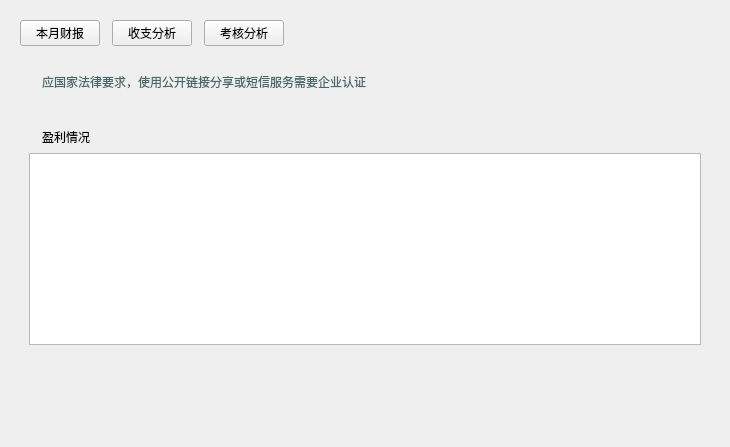
<?xml version="1.0" encoding="UTF-8"?>
<ui version="4.0">
 <class>WidgetHomePage</class>
 <widget class="QWidget" name="WidgetHomePage">
  <property name="geometry">
   <rect>
    <x>0</x>
    <y>0</y>
    <width>730</width>
    <height>447</height>
   </rect>
  </property>
  <property name="windowTitle">
   <string>Form</string>
  </property>
  <layout class="QGridLayout" name="gridLayout_6">
   <item row="0" column="0">
    <widget class="QWidget" name="widgetStatisticsBase" native="true">
     <property name="styleSheet">
      <string notr="true"/>
     </property>
     <layout class="QGridLayout" name="gridLayout_2">
      <property name="topMargin">
       <number>9</number>
      </property>
      <property name="bottomMargin">
       <number>0</number>
      </property>
      <property name="spacing">
       <number>18</number>
      </property>
      <item row="2" column="0" colspan="2">
       <widget class="QWidget" name="widgetRecruitBase" native="true">
        <property name="sizePolicy">
         <sizepolicy hsizetype="Preferred" vsizetype="Expanding">
          <horstretch>0</horstretch>
          <verstretch>0</verstretch>
         </sizepolicy>
        </property>
        <layout class="QGridLayout" name="gridLayout_3">
         <item row="0" column="0">
          <layout class="QHBoxLayout" name="horizontalLayout">
           <item>
            <widget class="QLabel" name="label_4">
             <property name="styleSheet">
              <string notr="true"/>
             </property>
             <property name="text">
              <string/>
             </property>
             <property name="TitleIcon" stdset="0">
              <bool>true</bool>
             </property>
            </widget>
           </item>
           <item>
            <widget class="QLabel" name="label">
             <property name="text">
              <string>盈利情况</string>
             </property>
             <property name="TitleA" stdset="0">
              <bool>true</bool>
             </property>
            </widget>
           </item>
           <item>
            <spacer name="horizontalSpacer_2">
             <property name="orientation">
              <enum>Qt::Horizontal</enum>
             </property>
             <property name="sizeHint" stdset="0">
              <size>
               <width>40</width>
               <height>20</height>
              </size>
             </property>
            </spacer>
           </item>
          </layout>
         </item>
         <item row="1" column="0">
          <widget class="QTableView" name="tvRecruitInfo">
           <property name="editTriggers">
            <set>QAbstractItemView::NoEditTriggers</set>
           </property>
           <property name="selectionBehavior">
            <enum>QAbstractItemView::SelectRows</enum>
           </property>
           <property name="showGrid">
            <bool>false</bool>
           </property>
           <property name="cornerButtonEnabled">
            <bool>true</bool>
           </property>
           <attribute name="horizontalHeaderVisible">
            <bool>true</bool>
           </attribute>
           <attribute name="horizontalHeaderCascadingSectionResizes">
            <bool>true</bool>
           </attribute>
           <attribute name="horizontalHeaderHighlightSections">
            <bool>false</bool>
           </attribute>
           <attribute name="horizontalHeaderShowSortIndicator" stdset="0">
            <bool>false</bool>
           </attribute>
           <attribute name="horizontalHeaderStretchLastSection">
            <bool>false</bool>
           </attribute>
          </widget>
         </item>
        </layout>
       </widget>
      </item>
      <item row="0" column="0" colspan="2">
       <widget class="QWidget" name="widgetSelecter" native="true">
        <layout class="QGridLayout" name="gridLayout">
         <property name="leftMargin">
          <number>0</number>
         </property>
         <property name="topMargin">
          <number>0</number>
         </property>
         <property name="rightMargin">
          <number>0</number>
         </property>
         <property name="bottomMargin">
          <number>0</number>
         </property>
         <property name="horizontalSpacing">
          <number>12</number>
         </property>
         <property name="verticalSpacing">
          <number>0</number>
         </property>
         <item row="0" column="1">
          <widget class="QPushButton" name="pushButton_2">
           <property name="text">
            <string>收支分析</string>
           </property>
           <property name="checkable">
            <bool>true</bool>
           </property>
           <property name="autoExclusive">
            <bool>true</bool>
           </property>
           <property name="MenuSelect" stdset="0">
            <bool>true</bool>
           </property>
          </widget>
         </item>
         <item row="0" column="0">
          <widget class="QPushButton" name="pushButton">
           <property name="text">
            <string>本月财报</string>
           </property>
           <property name="checkable">
            <bool>true</bool>
           </property>
           <property name="autoExclusive">
            <bool>true</bool>
           </property>
           <property name="MenuSelect" stdset="0">
            <bool>true</bool>
           </property>
          </widget>
         </item>
         <item row="0" column="3">
          <spacer name="horizontalSpacer">
           <property name="orientation">
            <enum>Qt::Horizontal</enum>
           </property>
           <property name="sizeHint" stdset="0">
            <size>
             <width>40</width>
             <height>20</height>
            </size>
           </property>
          </spacer>
         </item>
         <item row="0" column="2">
          <widget class="QPushButton" name="pushButton_3">
           <property name="text">
            <string>考核分析</string>
           </property>
           <property name="checkable">
            <bool>true</bool>
           </property>
           <property name="autoExclusive">
            <bool>true</bool>
           </property>
           <property name="MenuSelect" stdset="0">
            <bool>true</bool>
           </property>
          </widget>
         </item>
        </layout>
       </widget>
      </item>
      <item row="1" column="0" colspan="2">
       <widget class="QWidget" name="widgetNotice" native="true">
        <property name="minimumSize">
         <size>
          <width>0</width>
          <height>32</height>
         </size>
        </property>
        <property name="Notice" stdset="0">
         <bool>true</bool>
        </property>
        <layout class="QGridLayout" name="gridLayout_4">
         <item row="0" column="1">
          <widget class="QLabel" name="label_2">
           <property name="minimumSize">
            <size>
             <width>0</width>
             <height>0</height>
            </size>
           </property>
           <property name="styleSheet">
            <string notr="true">color: #476667;</string>
           </property>
           <property name="text">
            <string>应国家法律要求，使用公开链接分享或短信服务需要企业认证</string>
           </property>
          </widget>
         </item>
         <item row="0" column="0">
          <widget class="QLabel" name="label_3">
           <property name="sizePolicy">
            <sizepolicy hsizetype="Fixed" vsizetype="Preferred">
             <horstretch>0</horstretch>
             <verstretch>0</verstretch>
            </sizepolicy>
           </property>
           <property name="minimumSize">
            <size>
             <width>0</width>
             <height>0</height>
            </size>
           </property>
           <property name="styleSheet">
            <string notr="true">image: url(:/Resource/image/public/notice.svg);</string>
           </property>
           <property name="text">
            <string/>
           </property>
           <property name="IconSizeA" stdset="0">
            <bool>true</bool>
           </property>
          </widget>
         </item>
        </layout>
       </widget>
      </item>
     </layout>
    </widget>
   </item>
   <item row="1" column="0">
    <spacer name="verticalSpacer">
     <property name="orientation">
      <enum>Qt::Vertical</enum>
     </property>
     <property name="sizeHint" stdset="0">
      <size>
       <width>20</width>
       <height>40</height>
      </size>
     </property>
    </spacer>
   </item>
  </layout>
 </widget>
 <resources/>
 <connections/>
</ui>
